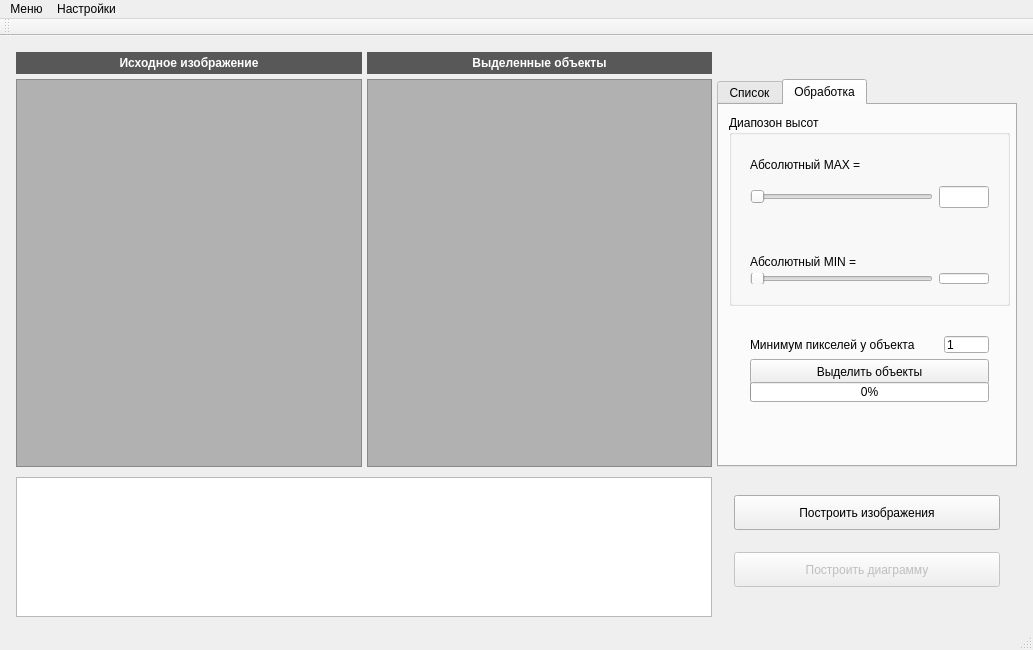
<?xml version="1.0" encoding="UTF-8"?>
<ui version="4.0">
 <class>MainWindow</class>
 <widget class="QMainWindow" name="MainWindow">
  <property name="geometry">
   <rect>
    <x>0</x>
    <y>0</y>
    <width>1033</width>
    <height>650</height>
   </rect>
  </property>
  <property name="minimumSize">
   <size>
    <width>900</width>
    <height>650</height>
   </size>
  </property>
  <property name="windowTitle">
   <string>Recognite</string>
  </property>
  <property name="windowIcon">
   <iconset resource="resources/resources.qrc">
    <normaloff>:/icon.png</normaloff>:/icon.png</iconset>
  </property>
  <widget class="QWidget" name="centralWidget">
   <layout class="QHBoxLayout" name="horizontalLayout">
    <item>
     <layout class="QGridLayout" name="gridLayout" rowstretch="0,0,0" columnstretch="0,0,0">
      <property name="sizeConstraint">
       <enum>QLayout::SetDefaultConstraint</enum>
      </property>
      <property name="leftMargin">
       <number>5</number>
      </property>
      <property name="topMargin">
       <number>5</number>
      </property>
      <property name="rightMargin">
       <number>5</number>
      </property>
      <property name="bottomMargin">
       <number>5</number>
      </property>
      <property name="spacing">
       <number>5</number>
      </property>
      <item row="1" column="0">
       <widget class="ImageView" name="imageView">
        <property name="minimumSize">
         <size>
          <width>281</width>
          <height>0</height>
         </size>
        </property>
        <property name="styleSheet">
         <string notr="true">background : rgb(177, 177,177)</string>
        </property>
       </widget>
      </item>
      <item row="1" column="1">
       <widget class="ImageView" name="imageViewSelected">
        <property name="minimumSize">
         <size>
          <width>281</width>
          <height>0</height>
         </size>
        </property>
        <property name="styleSheet">
         <string notr="true">background : rgb(177, 177, 177)</string>
        </property>
       </widget>
      </item>
      <item row="2" column="2">
       <layout class="QVBoxLayout" name="verticalLayout" stretch="0,0">
        <property name="spacing">
         <number>4</number>
        </property>
        <property name="leftMargin">
         <number>17</number>
        </property>
        <property name="topMargin">
         <number>5</number>
        </property>
        <property name="rightMargin">
         <number>17</number>
        </property>
        <property name="bottomMargin">
         <number>5</number>
        </property>
        <item>
         <widget class="QPushButton" name="pushButton">
          <property name="minimumSize">
           <size>
            <width>0</width>
            <height>35</height>
           </size>
          </property>
          <property name="text">
           <string>Построить изображения</string>
          </property>
         </widget>
        </item>
        <item>
         <widget class="QPushButton" name="diagramPushButton">
          <property name="enabled">
           <bool>false</bool>
          </property>
          <property name="minimumSize">
           <size>
            <width>0</width>
            <height>35</height>
           </size>
          </property>
          <property name="styleSheet">
           <string notr="true"/>
          </property>
          <property name="text">
           <string>Построить диаграмму</string>
          </property>
          <property name="checkable">
           <bool>false</bool>
          </property>
         </widget>
        </item>
       </layout>
      </item>
      <item row="0" column="0">
       <widget class="QWidget" name="widget" native="true">
        <property name="minimumSize">
         <size>
          <width>0</width>
          <height>22</height>
         </size>
        </property>
        <property name="styleSheet">
         <string notr="true">background : rgb(88, 88, 88)</string>
        </property>
        <layout class="QHBoxLayout" name="horizontalLayout_2">
         <property name="spacing">
          <number>0</number>
         </property>
         <property name="topMargin">
          <number>4</number>
         </property>
         <property name="bottomMargin">
          <number>4</number>
         </property>
         <item>
          <widget class="QLabel" name="label">
           <property name="font">
            <font>
             <weight>75</weight>
             <bold>true</bold>
            </font>
           </property>
           <property name="styleSheet">
            <string notr="true">color : rgb(255, 255, 255)</string>
           </property>
           <property name="text">
            <string>Исходное изображение</string>
           </property>
           <property name="alignment">
            <set>Qt::AlignCenter</set>
           </property>
          </widget>
         </item>
        </layout>
       </widget>
      </item>
      <item row="2" column="0" colspan="2">
       <widget class="QTableWidget" name="tableWidget">
        <property name="minimumSize">
         <size>
          <width>0</width>
          <height>140</height>
         </size>
        </property>
        <property name="maximumSize">
         <size>
          <width>16777215</width>
          <height>130</height>
         </size>
        </property>
        <property name="verticalScrollBarPolicy">
         <enum>Qt::ScrollBarAsNeeded</enum>
        </property>
        <property name="horizontalScrollBarPolicy">
         <enum>Qt::ScrollBarAsNeeded</enum>
        </property>
        <property name="autoScroll">
         <bool>false</bool>
        </property>
        <property name="editTriggers">
         <set>QAbstractItemView::AnyKeyPressed|QAbstractItemView::EditKeyPressed</set>
        </property>
        <property name="showGrid">
         <bool>true</bool>
        </property>
        <attribute name="horizontalHeaderVisible">
         <bool>true</bool>
        </attribute>
        <attribute name="verticalHeaderVisible">
         <bool>false</bool>
        </attribute>
       </widget>
      </item>
      <item row="1" column="2">
       <widget class="QTabWidget" name="tabWidget">
        <property name="sizePolicy">
         <sizepolicy hsizetype="Expanding" vsizetype="Expanding">
          <horstretch>0</horstretch>
          <verstretch>0</verstretch>
         </sizepolicy>
        </property>
        <property name="minimumSize">
         <size>
          <width>300</width>
          <height>0</height>
         </size>
        </property>
        <property name="maximumSize">
         <size>
          <width>270</width>
          <height>16777215</height>
         </size>
        </property>
        <property name="layoutDirection">
         <enum>Qt::LeftToRight</enum>
        </property>
        <property name="styleSheet">
         <string notr="true"/>
        </property>
        <property name="currentIndex">
         <number>1</number>
        </property>
        <widget class="QWidget" name="tab">
         <attribute name="title">
          <string>Список</string>
         </attribute>
         <layout class="QVBoxLayout" name="verticalLayout_2">
          <property name="leftMargin">
           <number>4</number>
          </property>
          <property name="rightMargin">
           <number>4</number>
          </property>
          <item>
           <widget class="QLabel" name="label_3">
            <property name="font">
             <font>
              <pointsize>11</pointsize>
              <weight>75</weight>
              <bold>true</bold>
             </font>
            </property>
            <property name="styleSheet">
             <string notr="true">color : rgb(255, 255, 255)</string>
            </property>
            <property name="text">
             <string>Серии</string>
            </property>
            <property name="alignment">
             <set>Qt::AlignCenter</set>
            </property>
           </widget>
          </item>
          <item>
           <widget class="QListWidget" name="listWidget">
            <property name="minimumSize">
             <size>
              <width>288</width>
              <height>0</height>
             </size>
            </property>
            <property name="maximumSize">
             <size>
              <width>257</width>
              <height>16777215</height>
             </size>
            </property>
            <property name="layoutMode">
             <enum>QListView::SinglePass</enum>
            </property>
           </widget>
          </item>
         </layout>
        </widget>
        <widget class="QWidget" name="tab_2">
         <attribute name="title">
          <string>Обработка</string>
         </attribute>
         <widget class="QGroupBox" name="groupBox">
          <property name="geometry">
           <rect>
            <x>10</x>
            <y>10</y>
            <width>281</width>
            <height>191</height>
           </rect>
          </property>
          <property name="minimumSize">
           <size>
            <width>0</width>
            <height>140</height>
           </size>
          </property>
          <property name="title">
           <string>Диапозон высот</string>
          </property>
          <widget class="QWidget" name="layoutWidget">
           <property name="geometry">
            <rect>
             <x>10</x>
             <y>130</y>
             <width>261</width>
             <height>50</height>
            </rect>
           </property>
           <layout class="QVBoxLayout" name="verticalLayout_4">
            <item>
             <widget class="QLabel" name="label_5">
              <property name="text">
               <string>Абсолютный MIN = </string>
              </property>
             </widget>
            </item>
            <item>
             <layout class="QHBoxLayout" name="horizontalLayout_5">
              <item>
               <widget class="QSlider" name="minHeightSlider">
                <property name="maximumSize">
                 <size>
                  <width>185</width>
                  <height>16777215</height>
                 </size>
                </property>
                <property name="minimum">
                 <number>0</number>
                </property>
                <property name="maximum">
                 <number>10</number>
                </property>
                <property name="singleStep">
                 <number>5</number>
                </property>
                <property name="value">
                 <number>0</number>
                </property>
                <property name="orientation">
                 <enum>Qt::Horizontal</enum>
                </property>
               </widget>
              </item>
              <item>
               <widget class="QLineEdit" name="minHeightLineEdit">
                <property name="maximumSize">
                 <size>
                  <width>50</width>
                  <height>16777215</height>
                 </size>
                </property>
                <property name="text">
                 <string/>
                </property>
               </widget>
              </item>
             </layout>
            </item>
           </layout>
          </widget>
          <widget class="QWidget" name="layoutWidget">
           <property name="geometry">
            <rect>
             <x>10</x>
             <y>23</y>
             <width>261</width>
             <height>81</height>
            </rect>
           </property>
           <layout class="QVBoxLayout" name="verticalLayout_3">
            <item>
             <widget class="QLabel" name="label_4">
              <property name="text">
               <string>Абсолютный MAX = </string>
              </property>
             </widget>
            </item>
            <item>
             <layout class="QHBoxLayout" name="horizontalLayout_4">
              <item>
               <widget class="QSlider" name="maxHeightSlider">
                <property name="maximumSize">
                 <size>
                  <width>185</width>
                  <height>16777215</height>
                 </size>
                </property>
                <property name="maximum">
                 <number>10</number>
                </property>
                <property name="singleStep">
                 <number>5</number>
                </property>
                <property name="value">
                 <number>0</number>
                </property>
                <property name="orientation">
                 <enum>Qt::Horizontal</enum>
                </property>
               </widget>
              </item>
              <item>
               <widget class="QLineEdit" name="maxHeightLineEdit">
                <property name="maximumSize">
                 <size>
                  <width>50</width>
                  <height>16777215</height>
                 </size>
                </property>
                <property name="text">
                 <string/>
                </property>
               </widget>
              </item>
             </layout>
            </item>
           </layout>
          </widget>
         </widget>
         <widget class="QWidget" name="layoutWidget">
          <property name="geometry">
           <rect>
            <x>20</x>
            <y>220</y>
            <width>261</width>
            <height>85</height>
           </rect>
          </property>
          <layout class="QVBoxLayout" name="verticalLayout_5">
           <item>
            <layout class="QHBoxLayout" name="horizontalLayout_6">
             <item>
              <widget class="QLabel" name="label_6">
               <property name="maximumSize">
                <size>
                 <width>200</width>
                 <height>200</height>
                </size>
               </property>
               <property name="text">
                <string>Минимум пикселей у объекта</string>
               </property>
              </widget>
             </item>
             <item>
              <widget class="QLineEdit" name="minObjSizeLineEdit">
               <property name="maximumSize">
                <size>
                 <width>45</width>
                 <height>16777215</height>
                </size>
               </property>
               <property name="text">
                <string>1</string>
               </property>
              </widget>
             </item>
            </layout>
           </item>
           <item>
            <widget class="QPushButton" name="processPushButton">
             <property name="minimumSize">
              <size>
               <width>0</width>
               <height>25</height>
              </size>
             </property>
             <property name="maximumSize">
              <size>
               <width>16777215</width>
               <height>25</height>
              </size>
             </property>
             <property name="text">
              <string>Выделить объекты</string>
             </property>
            </widget>
           </item>
           <item>
            <widget class="QProgressBar" name="progressBar">
             <property name="minimumSize">
              <size>
               <width>0</width>
               <height>20</height>
              </size>
             </property>
             <property name="maximumSize">
              <size>
               <width>16777215</width>
               <height>20</height>
              </size>
             </property>
             <property name="value">
              <number>0</number>
             </property>
            </widget>
           </item>
          </layout>
         </widget>
        </widget>
       </widget>
      </item>
      <item row="0" column="1">
       <widget class="QWidget" name="widget_2" native="true">
        <property name="minimumSize">
         <size>
          <width>0</width>
          <height>22</height>
         </size>
        </property>
        <property name="styleSheet">
         <string notr="true">background : rgb(88, 88, 88)</string>
        </property>
        <layout class="QHBoxLayout" name="horizontalLayout_3">
         <property name="topMargin">
          <number>4</number>
         </property>
         <property name="bottomMargin">
          <number>4</number>
         </property>
         <item>
          <widget class="QLabel" name="label_2">
           <property name="font">
            <font>
             <weight>75</weight>
             <bold>true</bold>
            </font>
           </property>
           <property name="styleSheet">
            <string notr="true">color : rgb(255, 255, 255)</string>
           </property>
           <property name="text">
            <string>Выделенные объекты</string>
           </property>
           <property name="alignment">
            <set>Qt::AlignCenter</set>
           </property>
          </widget>
         </item>
        </layout>
       </widget>
      </item>
     </layout>
    </item>
   </layout>
  </widget>
  <widget class="QMenuBar" name="menuBar">
   <property name="geometry">
    <rect>
     <x>0</x>
     <y>0</y>
     <width>1033</width>
     <height>21</height>
    </rect>
   </property>
   <widget class="QMenu" name="menu">
    <property name="title">
     <string>Меню</string>
    </property>
    <addaction name="loadTxtFiles"/>
    <addaction name="separator"/>
    <addaction name="action"/>
    <addaction name="changeShowMode"/>
    <addaction name="separator"/>
    <addaction name="action_3"/>
   </widget>
   <widget class="QMenu" name="menu_2">
    <property name="title">
     <string>Настройки</string>
    </property>
    <addaction name="actionInputFormatEdit"/>
    <addaction name="action_TraverseWalk"/>
   </widget>
   <addaction name="menu"/>
   <addaction name="menu_2"/>
  </widget>
  <widget class="QToolBar" name="mainToolBar">
   <attribute name="toolBarArea">
    <enum>TopToolBarArea</enum>
   </attribute>
   <attribute name="toolBarBreak">
    <bool>false</bool>
   </attribute>
  </widget>
  <widget class="QStatusBar" name="statusBar"/>
  <action name="loadTxtFiles">
   <property name="text">
    <string>Добавить серию</string>
   </property>
  </action>
  <action name="action">
   <property name="enabled">
    <bool>false</bool>
   </property>
   <property name="text">
    <string>Сбросить маштаб</string>
   </property>
  </action>
  <action name="changeShowMode">
   <property name="text">
    <string>Переключить режим отображения</string>
   </property>
  </action>
  <action name="actionInputFormatEdit">
   <property name="text">
    <string>Изменить формат входных данных</string>
   </property>
  </action>
  <action name="action_TraverseWalk">
   <property name="text">
    <string>Параметры TraverseWalk</string>
   </property>
  </action>
  <action name="action_3">
   <property name="enabled">
    <bool>false</bool>
   </property>
   <property name="text">
    <string>Открыть лог</string>
   </property>
  </action>
 </widget>
 <layoutdefault spacing="6" margin="11"/>
 <customwidgets>
  <customwidget>
   <class>ImageView</class>
   <extends>QGraphicsView</extends>
   <header>imageview.h</header>
  </customwidget>
 </customwidgets>
 <resources>
  <include location="resources/resources.qrc"/>
 </resources>
 <connections/>
</ui>
